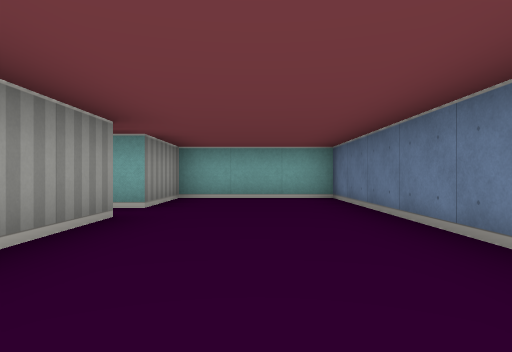
View 1 (above)

16 first-person views from a walk through a cub3D ray-caster map. The camera is about half as high as the walls, looks level and sees 75° across. The floor is counted in squares. Each view is taken from the middle of a square. On the plan, view 1 faces up. The plan holds only what a view shows up to about 9 squares ahead; the rest is blank.

View 2
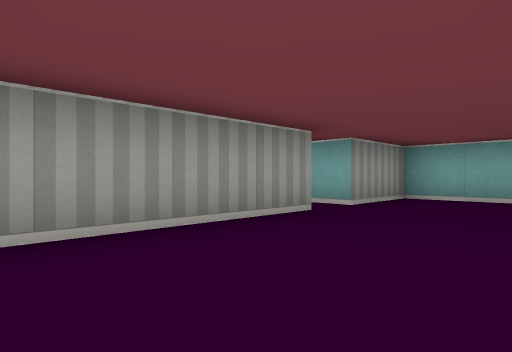

View 3
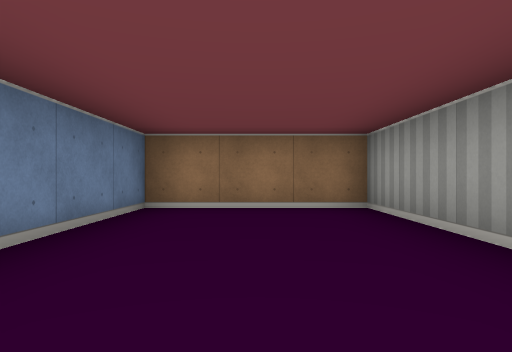

View 4
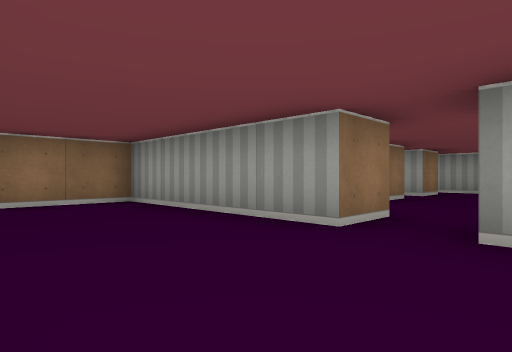

View 5
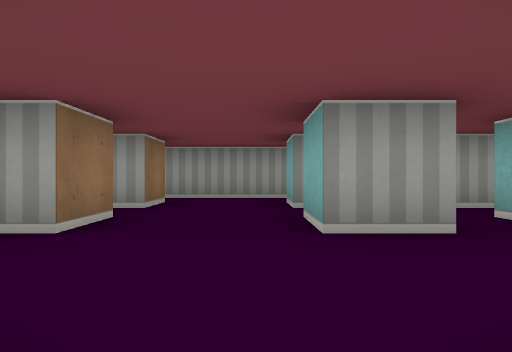

View 6
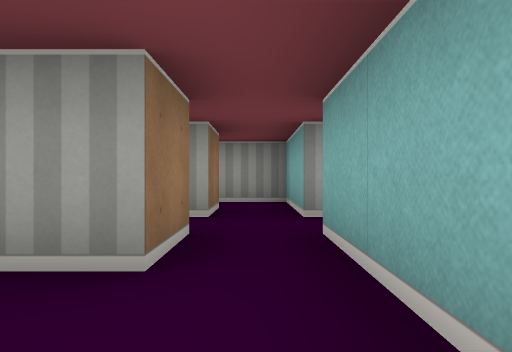

View 7
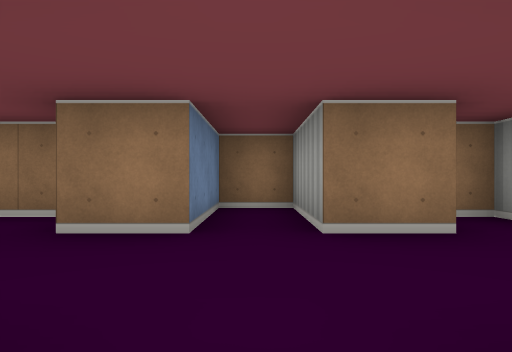

View 8
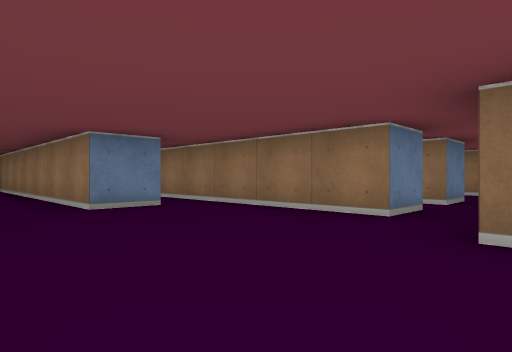

View 9
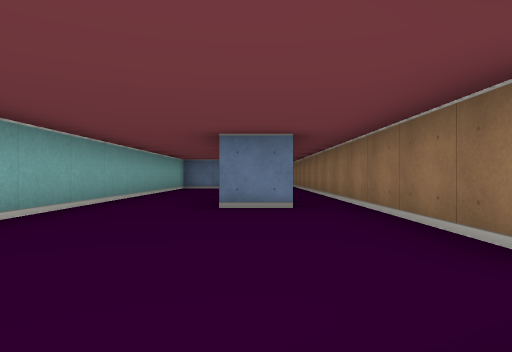

View 10
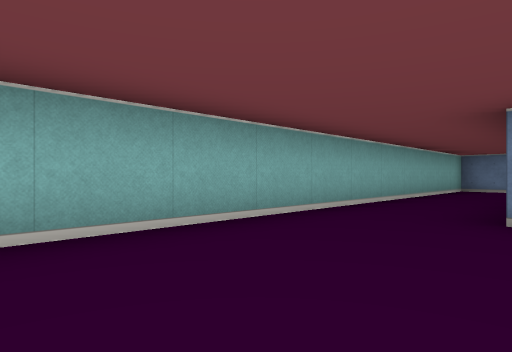

View 11
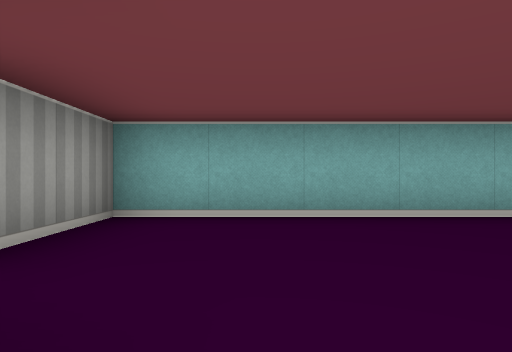

View 12
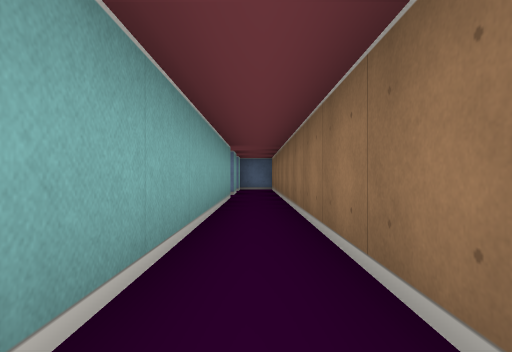

View 13
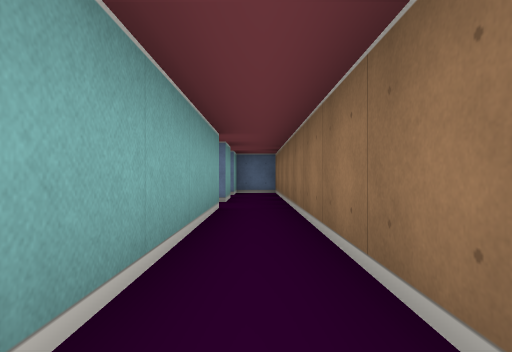

View 14
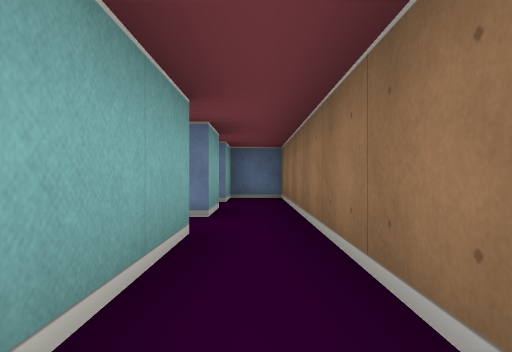

View 15
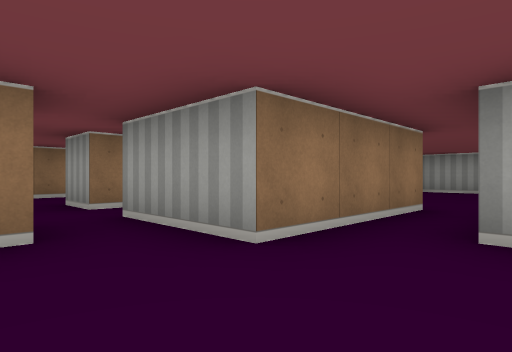

View 16
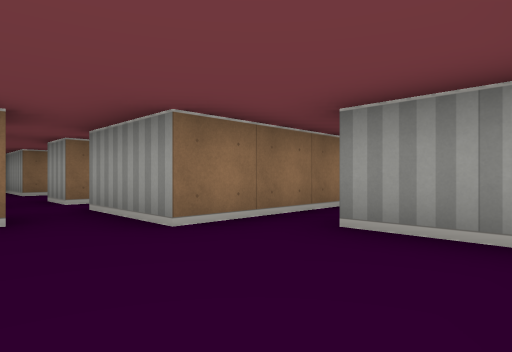

### Floor plan
Points are (right, up) in squares from view 1. A wall is a line through its corners. A room is listed if a view was taken in it or the views show most of it. See-through windows are left out.
Room 1 (views 1, 2, 3, 4, 5)
walls: (-2.5, 3.5) (-1.5, 3.5) (-1.5, -0.5) (1.5, -0.5) (1.5, 6.5) (-1.5, 6.5) (-1.5, 4.5) (-2.2, 4.5)
ways out: opening at (-2, 4) to room 2
Room 2 (views 6, 7)
walls: (-5.5, 4.5) (-5.5, 5.5) (-4.5, 5.5) (-4.5, 4.5) (-5.5, 4.5); (-4, 1.5) (-3.2, 1.5); (-3.6, 6.5) (-5.5, 6.5); (-7.5, 5.5) (-6.5, 5.5) (-6.5, 4.5) (-7.4, 4.5); (-6.5, 6.5) (-8.5, 6.5) (-8.5, 1.5) (-8, 1.5); (-7.6, 2.5) (-6.5, 2.5) (-6.5, 0.5) (-5.5, 0.5) (-5.5, 2.5) (-4.5, 2.5) (-4.5, 2)
ways out: opening at (-2, 4) to room 1; opening at (-6, 7) to room 3
Room 3 (views 8, 9, 10, 11, 12, 13, 14, 15, 16)
walls: (-2.5, 8.5) (-2.5, 9.5) (4.2, 9.5); (4.2, 11.5) (-7.5, 11.5) (-7.5, 9.5); (4.5, 10.4) (4.5, 11.2); (-5.5, 6.5) (-5.5, 7.5) (8.5, 7.5) (8.5, 8.5) (7.5, 8.5); (4.5, 8.5) (-1.4, 8.5); (-7.5, 8.5) (-6.5, 8.5) (-6.5, 6.5); (6.5, 8.5) (5.5, 8.5)
ways out: opening at (-6, 7) to room 2; opening at (-8.5, 9)

Where each view was taken, in squares from view 1:
view 1: 0 up, 0 right, facing up
view 2: 0 up, 1 right, facing up-left
view 3: 4 up, 0 right, facing down
view 4: 5 up, 1 right, facing down-left
view 5: 4 up, 2 left, facing left
view 6: 6 up, 3 left, facing left
view 7: 5 up, 6 left, facing down
view 8: 11 up, 7 left, facing down-right
view 9: 9 up, 7 left, facing right
view 10: 9 up, 6 left, facing up-right
view 11: 8 up, 6 left, facing up
view 12: 8 up, 2 left, facing right
view 13: 8 up, 0 right, facing right
view 14: 8 up, 2 right, facing right
view 15: 10 up, 5 left, facing down-left
view 16: 11 up, 5 left, facing down-left
